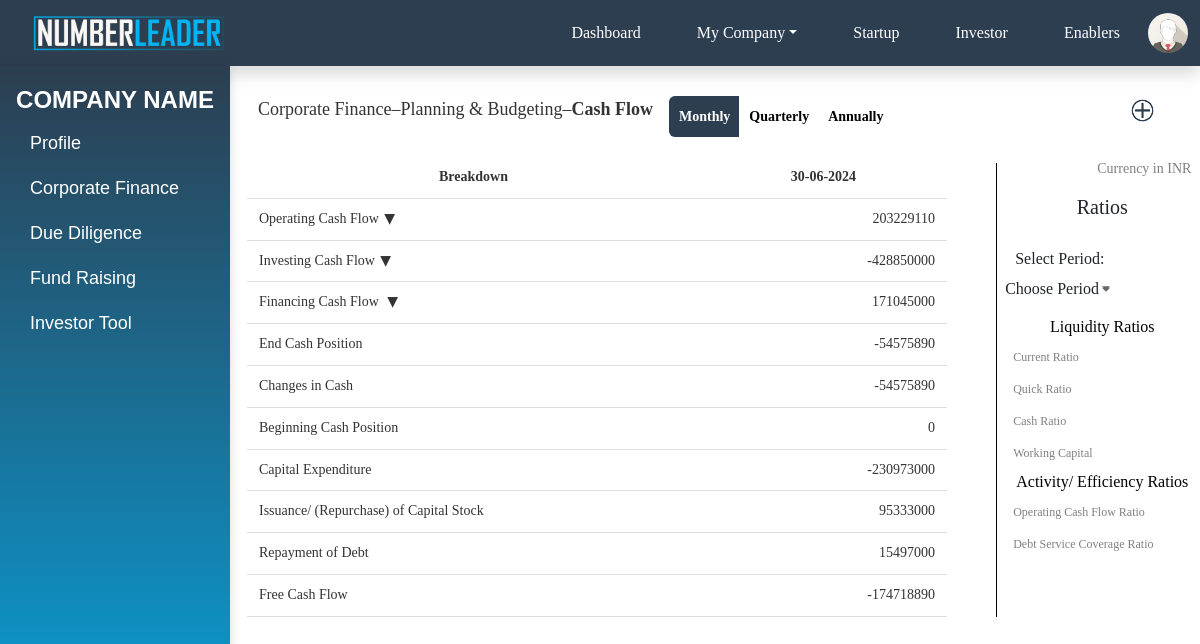
/planning_budgeting_cash_flow_table/C016/ (signed in), run on the app's committed database.
### app1/models.py (models this page shows)
class CashFlow(models.Model):
    company_id = models.ForeignKey(Company, on_delete=models.CASCADE)
    date = models.DateField()
    end_date = models.DateField(null=True)
    operating_cash_flow = models.IntegerField(default=0, null=True)
    net_income_from_continuing_operations = models.IntegerField(default=0, null=True)
    depreciation_and_amortization = models.IntegerField(default=0, null=True)
    change_in_working_capital = models.IntegerField(default=0, null=True)
    changes_in_receivables = models.IntegerField(default=0, null=True)
    change_in_inventory = models.IntegerField(default=0, null=True)
    change_in_hedging_assets_current = models.IntegerField(default=0, null=True)
    change_in_other_current_assets = models.IntegerField(default=0, null=True)
    change_in_payables_and_accrued_expense = models.IntegerField(default=0, null=True)
    change_in_pension_and_other_post_retirement_benefit_plans_current = models.IntegerField(default=0, null=True)
    change_in_current_debt_and_capital_lease_obligation = models.IntegerField(default=0, null=True)
    change_in_current_deferred_liabilities = models.IntegerField(default=0, null=True)
    change_in_other_current_liabilities = models.IntegerField(default=0, null=True)
    investing_cash_flow = models.IntegerField(default=0, null=True)
    cash_flow_from_continuing_investing_activities = models.IntegerField(default=0, null=True)
    net_ppe_purchase_and_sale = models.IntegerField(default=0, null=True)
    goodwill_and_other_intangible_assets = models.IntegerField(default=0, null=True)
    investments_and_advances = models.IntegerField(default=0, null=True)
    other_non_current_assets = models.IntegerField(default=0, null=True)
    financing_cash_flow = models.IntegerField(default=0, null=True)
    cash_flow_from_continuing_financing_activities = models.IntegerField(default=0, null=True)
    long_term_debt_and_capital_lease_obligation = models.IntegerField(default=0, null=True)
    non_current_deferred_liabilities = models.IntegerField(default=0, null=True)
    trade_and_other_payables_non_current = models.IntegerField(default=0, null=True)
    other_non_current_liabilities = models.IntegerField(default=0, null=True)
    common_stock_issuance_payments = models.IntegerField(default=0, null=True)
    common_stock_dividend_paid = models.IntegerField(default=0, null=True)
    end_cash_position = models.IntegerField(default=0, null=True)
    changes_in_cash = models.IntegerField(default=0, null=True)
    beginning_cash_position = models.IntegerField(default=0, null=True)
    capital_expenditure = models.IntegerField(default=0, null=True)
    issuance_repurchase_of_capital_stock = models.IntegerField(default=0, null=True)
    repayment_of_debt = models.IntegerField(default=0, null=True)
    free_cash_flow = models.IntegerField(default=0, null=True)
    monthly_or_quarterly_or_yearly = models.CharField(max_length=15, null=True)
    month_or_quarter_or_year_name = models.CharField(max_length=15, null=True)
    creator_id = models.CharField(max_length=15, null=True)
    modifier_id = models.CharField(max_length=15, null=True)
    created_date = models.DateTimeField(auto_now_add=True)
    modified_date = models.DateTimeField(auto_now=True)

### app1/views.py (the view, shortened to what this page needs)
# urls.py: path('planning_budgeting_cash_flow_table/<str:id>/',cashFlowTable,name='planning_budgeting_cash_flow_table'),
def cashFlowTable(request, id):
    company = Company.objects.get(company_id=id)
    cash_flows = CashFlow.objects.filter(company_id=id)
    months, quarters, years = get_months_quarters_years()
    cashratio = CashFlowRatios.objects.filter(company_id=id).values(
        'cashflowsheet_id',
        'current_ratio',
        'quick_ratio',
        'cash_ratio',
        'working_capital',
        'operating_cash_flow_ratio',
        'debt_service_coverage_ratio'
    )
    print(cash_flows)
    cashratio_list = list(cashratio)
    for ratio in cashratio_list:
        for key, value in ratio.items():
            if isinstance(value, Decimal):
                ratio[key] = float(value)
    context = {
    'company': company,
    'cash_flows': cash_flows,
    'months': months,
    'quarters': quarters,
    'years': years,
    'months_json': months_json,
    'quarters_json': quarters_json,
    'years_json': years_json,
    'cashratio_json': json.dumps(cashratio_list),  # Correct key and value
}
    return render(request, 'admin/cash_flow_table.html', context)

### app1/context_processors.py (called while the page is built)
def custom_user(request):
    user_id = request.session.get('current_user_id')
    if user_id:
        try:
            user = User.objects.get(user_id=user_id)
            return {'current_user': user}
        except User.DoesNotExist:
            pass
    return {'current_user': None}

def custom_subuser(request):
    subuser_id = request.session.get('current_subuser_id')
    if subuser_id:
        try:
            subuser = Team.objects.get(subuser_id=subuser_id)
            return {'current_subuser': subuser}
        except Team.DoesNotExist:
            pass
    return {'current_subuser': None}

### app1/views.py (called while the page is built)
def get_months_quarters_years():
    months = ["January", "February", "March", "April", "May", "June", "July", "August", "September", "October", "November", "December"]
    quarters = ["Q1 Jan,Feb,Mar", "Q2 Apr,May,Jun", "Q3 Jul,Aug,Sep", "Q4 Oct,Nov,Dec"]
    years = [str(year) for year in range(2000, 2025)]
    return months, quarters, years

### templates/admin/cash_flow_table.html (shortened to what this page needs)
{% include 'admin/company_profile.html' %}
{% load static %}
{% block styles %}
<link rel="stylesheet" href="https://cdnjs.cloudflare.com/ajax/libs/font-awesome/5.15.4/css/all.min.css">
{% endblock styles %}
{% block content %}
        <div class="breadcrumb-container">
            <div class="breadcrumb">
                <span>Corporate Finance</span> &ndash; <span>Planning & Budgeting</span> &ndash; <span class="bold-text">Cash Flow</span>
                <div class="btn-group ms-3" >
                    <button class="btn btn-primary">Monthly</button>
                    <button class="btn btn-primary">Quarterly</button>
                    <button class="btn btn-primary">Annually</button>
                </div>
            </div>
            <a href="#" class="btn btn-custom" id="plus" data-bs-toggle="modal" data-bs-target="#cash_flow"><img src="{% static 'images/add.png' %}"></a>
        </div>
<div class="container  mt-1">
    <div class="row">
        <div class="add-button-container">
            <div class="table-container mt-1">
                <div class="table-card-wrapper">
                <div class="table-wrapper">
                    <table class="cell">
                        <thead>
                            <tr>
                                <th class="rowview">Breakdown</th>
                                {% for income_statement in cash_flows %}
                                <th class="rowview1">{{income_statement.end_date|date:'d-m-Y'}}
                                   </th>
                                {% endfor %}
                            </tr>
                        </thead>
                        <tbody>
                            <tr>
                                <td>Operating Cash Flow<span class="expandable-icon" onclick="toggle(this, '#MS01a');"></span></td>
                                {% for income_statement in cash_flows %}
                                <td id="total_assets-{{ forloop.counter }}">{{income_statement.operating_cash_flow}}</td>
                                {% endfor %}
                            </tr>
                                <tr>
                                <td>Investing Cash Flow<span class="expandable-icon" onclick="toggle(this, '#LI01');"></span></td>
                                {% for income_statement in cash_flows %}
                                <td class=" total_non_current_assets_column" id="total_non_current_assets-{{ forloop.counter }}" oninput="calculatetotal()">{{ income_statement.investing_cash_flow }}</td>
                                {% endfor %}
                            </tr>
                            <tr>
                                <td>Financing Cash Flow <span class="expandable-icon" onclick="toggle(this, '#LI01a');"></span></td>
                                {% for income_statement in cash_flows %}
                                <td class=" total-liabilities-column" id="total-liabilities-net-minority-interest-{{ forloop.counter }}" oninput="calculatetotal()">{{ income_statement.financing_cash_flow }}</td>
                                {% endfor %}
                            </tr>
                            <tr>
                                <td>End Cash Position</td>
                                {% for income_statement in cash_flows %}
                                    <td>{{income_statement.end_cash_position}}</td>
                                    {% endfor %}
                            </tr>
                            <tr>
                                <td>Changes in Cash</td>
                                {% for income_statement in cash_flows %}
                                    <td>{{income_statement.changes_in_cash}}</td>
                                    {% endfor %}
                            </tr>
                            <tr>
                                <td>Beginning Cash Position</td>
                                {% for income_statement in cash_flows %}
                                    <td>{{income_statement.beginning_cash_position}}</td>
                                    {% endfor %}
                            </tr>
                            <tr>
                                <td>Capital Expenditure</td>
                                {% for income_statement in cash_flows %}
                                    <td>{{income_statement.capital_expenditure}}</td>
                                    {% endfor %}
                            </tr>
                            <tr>
                                <td>Issuance/ (Repurchase) of Capital Stock</td>
                                {% for income_statement in cash_flows %}
                                    <td>{{income_statement.issuance_repurchase_of_capital_stock}}</td>
                                    {% endfor %}
                            </tr>
                            <tr>
                                <td>Repayment of Debt</td>
                                {% for income_statement in cash_flows %}
                                    <td>{{income_statement.repayment_of_debt}}</td>
                                    {% endfor %}
                            </tr>
                            <tr>
                                <td>Free Cash Flow</td>
                                {% for income_statement in cash_flows %}
                                    <td>{{income_statement.free_cash_flow}}</td>
                                    {% endfor %}
                            </tr>
                        </tbody>
                    </table>
                </div>
                <div class="card">
                    <div class="card-body">
                        <div class="row"  style="margin-top: -15px; text-align: end; color: grey; font-size: 14px; padding-bottom: 0px; margin-bottom: 0px;"><p>Currency in INR</p></div>
                        <h5 class="card-title">Ratios</h5>
                        <div class="form-group">
                            <div class="row align-items-center" style="margin-bottom: 10px;">
                                <div class="col-md-6" style="text-align: center; margin-left: 2px; padding-right: 8px;">
                                    <label for="period">Select Period:</label>
                                </div>
                                <div class="col-md-6" style="margin-left: -20px; padding-right: 0px; z-index: 5; text-align: left;">
                                    <select id="period" class="form-control">
                                        <option value="" disabled selected>Choose Period</option>
                                    </select>
                                </div>
                            </div>
                        </div>
                        <h6 class="liquidity">Liquidity Ratios</h6>
                        <div class="info-block">
                            <label for="current_ratio" class="label"> Current Ratio</label>
                        </div>
                        <div class="info-block">
                            <label for="quick_ratio" class="label">Quick Ratio </label>
                        </div>
                        <div class="info-block">
                            <label for="cash_ratio" class="label">Cash Ratio</label>
                        </div>
                        <div class="info-block">
                            <label for="working_capital" class="label">Working Capital</label>
                        </div>
                        <h6 class="liquidity">Activity/ Efficiency Ratios</h6>
                        <div class="info-block">
                            <label for="operating_cash_flow_ratio" class="label">Operating Cash Flow Ratio</label>
                        </div>
                        <div class="info-block">
                            <label for="debt_service_coverage_ratio" class="label">Debt Service Coverage Ratio</label>
                        </div>
                    </div>
                </div>
        </div>
        </div>
{% endblock content %}

### static/css/styles.css (style rules this page uses)
.form-control,.form-select,.form-control:focus,.form-select:focus { border-color:#000000 !important; }
body { font-family: 'Times New Roman','Arial', sans-serif; background-color: var(--bg-color); }
:root { --primary-color: #4a90e2; --secondary-color: #2c3e50; --accent-color: #00eb0c; --text-color: #333; --bg-color: #f4f4f4; }
body { font-family: "Times New Roman", sans-serif; }

### templates/admin/company_profile.html (style rules this page uses)
body { background-color: white; color: #333; }

### data on the page
CashFlow: end_date "30-06-2024", operating_cash_flow "203229110", investing_cash_flow "-428850000", financing_cash_flow "171045000", end_cash_position "-54575890", changes_in_cash "-54575890", beginning_cash_position "0", capital_expenditure "-230973000", issuance_repurchase_of_capital_stock "95333000", repayment_of_debt "15497000", free_cash_flow "-174718890"
